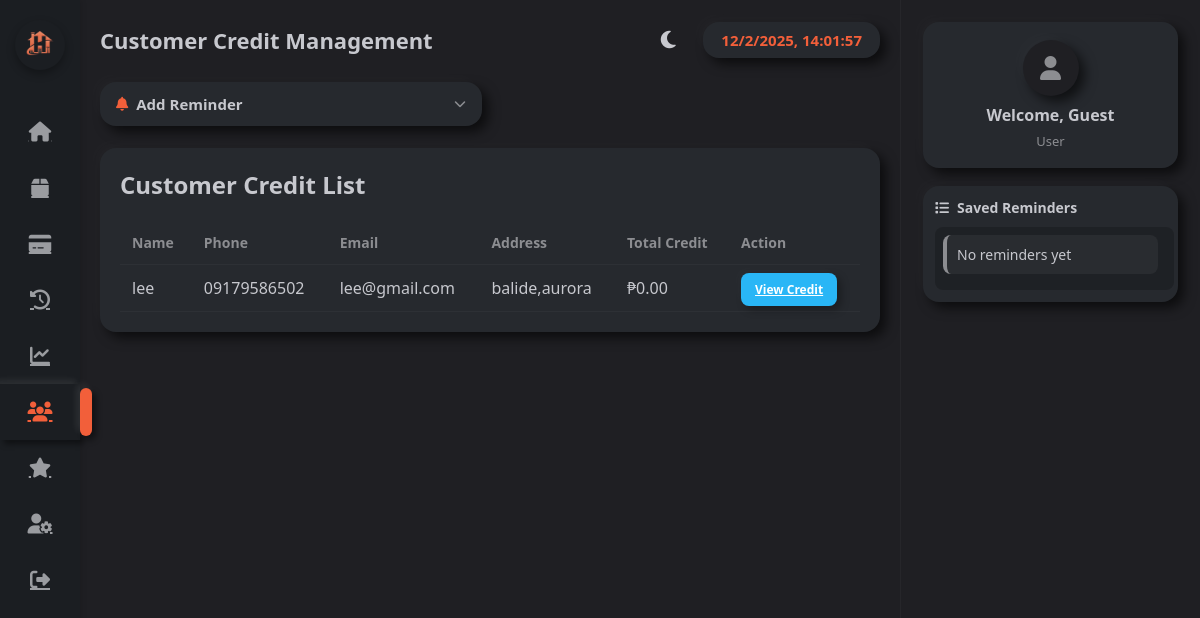
The page /customers.php on the database its author committed.
### tables this page shows
CREATE TABLE `customers` (
  `id` int(11) NOT NULL,
  `name` varchar(150) NOT NULL,
  `phone` varchar(50) DEFAULT NULL,
  `email` varchar(100) DEFAULT NULL,
  `address` text DEFAULT NULL,
  `created_at` timestamp NOT NULL DEFAULT current_timestamp(),
  `is_loyal` tinyint(1) DEFAULT 0,
  `points_balance` int(11) DEFAULT 0
);

### customers.php (the view, shortened to what this page needs)
<?php
include "db.php";
 $currentTheme = $_SESSION['theme'];
 $displayName = $_SESSION['user']['username'] ?? $_SESSION['username'] ?? 'Guest';
 $reminders = $conn->query("
    SELECT r.*, c.name AS customer_name
    FROM customer_reminders r
    LEFT JOIN customers c ON r.customer_id = c.id
    ORDER BY r.created_at DESC
");
 $sql = "
    SELECT c.id, c.name, c.phone, c.email, c.address,
           COALESCE(SUM(CASE WHEN u.status='unpaid' THEN u.amount ELSE 0 END),0) as total_utang
    FROM customers c
    LEFT JOIN utang u ON c.id = u.customer_id
    GROUP BY c.id
";
 $customers = $conn->query($sql);
 $currentUser = null;
?>
<!DOCTYPE html>
<html lang="en">
<head>
  <link rel="stylesheet" href="https://cdnjs.cloudflare.com/ajax/libs/font-awesome/6.4.0/css/all.min.css">
</head>
<body class="<?php echo $currentTheme === 'light' ? 'light-mode' : ''; ?>">
<nav class="sidebar">
  <div class="logo">
    <img src="uploads/logo.png" alt="POS System Logo">
  </div>
  <ul>
    <li>
      <a href="dashboard.php" >
        <i class="fa fa-home"></i>
      </a>
    </li>
    <li>
      <a href="inventory.php">
        <i class="fa fa-box"></i>
      </a>
    </li>
    <li>
      <a href="sales.php">
        <i class="fa fa-credit-card"></i>
      </a>
    </li>
    <li>
      <a href="sales_history.php">
        <i class="fa fa-history"></i>
      </a>
    </li>
    <li>
      <a href="sales_report.php">
        <i class="fa fa-chart-line"></i>
      </a>
    </li>
    <li>
      <a href="customers.php" class="active">
        <i class="fa fa-users"></i>
      </a>
    </li>
    <li>
      <a href="customer_loyalty.php" >
        <i class="fa fa-star"></i>
      </a>
    </li>
    <li>
      <a href="user_management.php">
        <i class="fa fa-user-cog"></i>
      </a>
    </li>
    <li>
      <a href="logout.php">
        <i class="fa fa-sign-out-alt"></i>
      </a>
    </li>
  </ul>
</nav>
<div class="wrapper">
  <main class="main">
    <div class="topbar">
      <h1>Customer Credit Management</h1>
      <div style="display: flex; align-items: center;">
        <button id="theme-toggle" class="theme-toggle" title="Toggle theme">
          <i class="fas fa-<?php echo $currentTheme === 'light' ? 'sun' : 'moon'; ?>"></i>
        </button>
        <div class="clock-card neu">
          <span id="clock"></span>
        </div>
      </div>
    </div>
    <div class="cards">
      <div class="expandable-card" id="reminder-card">
        <div class="card-header" onclick="toggleCard('reminder-card')">
          <h3><i class="fas fa-bell"></i> Add Reminder</h3>
          <i class="fas fa-chevron-down expand-icon"></i>
        </div>
      </div>
    </div>
    <div class="table-container">
      <h2 style="margin-top: 0; color: var(--text-light);">Customer Credit List</h2>
      <table>
        <tr>
          <th>Name</th>
          <th>Phone</th>
          <th>Email</th>
          <th>Address</th>
          <th>Total Credit</th>
          <th>Action</th>
        </tr>
        <?php while($row=$customers->fetch_assoc()): ?>
          <tr>
            <td><?= htmlspecialchars($row['name']) ?></td>
            <td><?= htmlspecialchars($row['phone']) ?></td>
            <td><?= htmlspecialchars($row['email']) ?></td>
            <td><?= htmlspecialchars($row['address']) ?></td>
            <td>₱<?= number_format($row['total_utang'],2) ?></td>
            <td>
              <a href="customers.php?view_utang=<?= $row['id'] ?>" class="btn btn-view">
                View Credit
              </a>
            </td>
          </tr>
        <?php endwhile; ?>
      </table>
    </div>
  </main>
  <aside class="right-panel">
    <div class="profile-card neu">
      <?php if ($currentUser && !empty($currentUser['photo']) && file_exists($currentUser['photo'])): ?>
        <img src="<?= htmlspecialchars($currentUser['photo']) ?>" alt="Profile Photo" class="profile-photo">
      <?php else: ?>
        <div class="profile-photo">
          <i class="fas fa-user"></i>
        </div>
      <?php endif; ?>
      <h3>Welcome, <?=htmlspecialchars($displayName)?></h3>
      <div class="role"><?= htmlspecialchars($currentUser['role'] ?? 'User') ?></div>
    </div>
    <div class="reminders-card neu">
      <h4><i class="fas fa-list"></i> Saved Reminders</h4>
      <div class="reminders-list">
        <ul>
          <?php
          $today = date("Y-m-d");
          $dueToday = [];
          if($reminders->num_rows > 0):
            while($r = $reminders->fetch_assoc()):
              $isDue = $r['due_date'] && $r['due_date'] <= $today;
              if($isDue) { $dueToday[] = ($r['note']) . " (Due: ".$r['due_date'].")"; }
          ?>
            <li class="<?= $isDue ? 'due' : '' ?>">
              <?= htmlspecialchars($r['note']) ?>
              <?php if($r['customer_name']): ?>
                <br><small>For: <?= htmlspecialchars($r['customer_name']) ?></small>
              <?php endif; ?>
              <?php if($r['due_date']): ?>
                <br><small <?= $isDue ? 'style="color: var(--accent); font-weight:bold;"' : '' ?>>
                  Due: <?= $r['due_date'] ?> <?= $isDue ? '⚠️' : '' ?>
                </small>
              <?php endif; ?>
              <br><small><?= $r['created_at'] ?></small>
              <a href="customers.php?delete_reminder=<?= $r['id'] ?>"
                 onclick="return confirm('Delete this reminder?')">
                <i class="fas fa-trash"></i>
              </a>
            </li>
          <?php endwhile; else: ?>
            <li>No reminders yet</li>
          <?php endif; ?>
        </ul>
      </div>
    </div>
  </aside>
</div>
</body>
</html>

### rows shown on the page
customers: name "lee", phone "09179586502", email "lee@gmail.com", address "balide,aurora", total_utang "0.00"

### other values the page prints
$displayName "Guest"
$currentUser['role'] "User"
